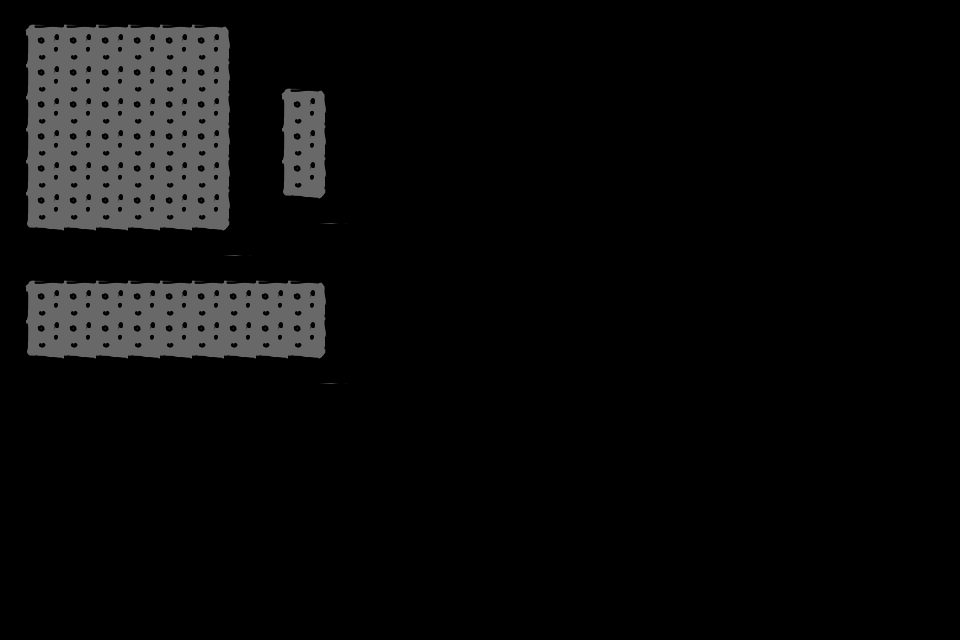

This is a level from a 2D game, rendered from its Tiled map with the project's own tilesets. A one-line summary and the complete map file follow:
An orthogonal 30x20 tile map with 32x32 px tiles, 1 tile layer (floor) and 8 objects.

<map version="1.10" tiledversion="1.11.2" orientation="orthogonal" renderorder="right-down" width="30" height="20" tilewidth="32" tileheight="32" infinite="0" nextlayerid="5" nextobjectid="28">
 <tileset firstgid="1" source="tileset.tsx" />
 <layer id="1" name="floor" width="30" height="20">
  <data encoding="csv">
1,2,2,2,2,2,2,3,0,0,0,0,0,0,0,0,0,0,0,0,0,0,0,0,0,0,0,0,0,0,
17,18,18,18,18,18,18,19,0,0,0,0,0,0,0,0,0,0,0,0,0,0,0,0,0,0,0,0,0,0,
17,18,18,18,18,18,18,19,1,2,3,0,0,0,0,0,0,0,0,0,0,0,0,0,0,0,0,0,0,0,
17,18,18,18,18,18,18,19,17,18,19,0,0,0,0,0,0,0,0,0,0,0,0,0,0,0,0,0,0,0,
17,18,18,18,18,18,18,19,17,18,19,0,0,0,0,0,0,0,0,0,0,0,0,0,0,0,0,0,0,0,
17,18,18,18,18,18,18,19,17,18,19,0,0,0,0,0,0,0,0,0,0,0,0,0,0,0,0,0,0,0,
17,18,18,18,18,18,18,19,33,34,35,0,0,0,0,0,0,0,0,0,0,0,0,0,0,0,0,0,0,0,
33,34,34,34,34,34,34,35,0,0,0,0,0,0,0,0,0,0,0,0,0,0,0,0,0,0,0,0,0,0,
1,2,2,2,2,2,2,2,2,2,3,0,0,0,0,0,0,0,0,0,0,0,0,0,0,0,0,0,0,0,
17,18,18,18,18,18,18,18,18,18,19,0,0,0,0,0,0,0,0,0,0,0,0,0,0,0,0,0,0,0,
17,18,18,18,18,18,18,18,18,18,19,0,0,0,0,0,0,0,0,0,0,0,0,0,0,0,0,0,0,0,
33,34,34,34,34,34,34,34,34,34,35,0,0,0,0,0,0,0,0,0,0,0,0,0,0,0,0,0,0,0,
0,0,0,0,0,0,0,0,0,0,0,0,0,0,0,0,0,0,0,0,0,0,0,0,0,0,0,0,0,0,
0,0,0,0,0,0,0,0,0,0,0,0,0,0,0,0,0,0,0,0,0,0,0,0,0,0,0,0,0,0,
0,0,0,0,0,0,0,0,0,0,0,0,0,0,0,0,0,0,0,0,0,0,0,0,0,0,0,0,0,0,
0,0,0,0,0,0,0,0,0,0,0,0,0,0,0,0,0,0,0,0,0,0,0,0,0,0,0,0,0,0,
0,0,0,0,0,0,0,0,0,0,0,0,0,0,0,0,0,0,0,0,0,0,0,0,0,0,0,0,0,0,
0,0,0,0,0,0,0,0,0,0,0,0,0,0,0,0,0,0,0,0,0,0,0,0,0,0,0,0,0,0,
0,0,0,0,0,0,0,0,0,0,0,0,0,0,0,0,0,0,0,0,0,0,0,0,0,0,0,0,0,0,
0,0,0,0,0,0,0,0,0,0,0,0,0,0,0,0,0,0,0,0,0,0,0,0,0,0,0,0,0,0
</data>
 </layer>
 <objectgroup id="4" name="objects">
  <object id="2" gid="4" x="32" y="352" width="32" height="32">
   <properties>
    <property name="color" type="color" value="#ff0000ff" />
    <property name="locked" type="bool" value="false" />
   </properties>
  </object>
  <object id="9" gid="4" x="32" y="320" width="32" height="32">
   <properties>
    <property name="color" type="color" value="#ffff0000" />
    <property name="locked" type="bool" value="false" />
   </properties>
  </object>
  <object id="12" gid="4" x="160" y="320" width="32" height="32">
   <properties>
    <property name="color" type="color" value="#ff00ff00" />
    <property name="locked" type="bool" value="false" />
   </properties>
  </object>
  <object id="4" gid="5" x="288" y="128" width="32" height="32">
   <properties>
    <property name="color" type="color" value="#ff808000" />
    <property name="locked" type="bool" value="true" />
   </properties>
  </object>
  <object id="27" gid="5" x="288" y="192" width="32" height="32">
   <properties>
    <property name="color" type="color" value="#ff800080" />
    <property name="locked" type="bool" value="true" />
   </properties>
  </object>
  <object id="8" gid="6" x="96" y="320" width="32" height="32">
   <properties>
    <property name="locked" type="bool" value="false" />
   </properties>
  </object>
  <object id="11" gid="6" x="288" y="320" width="32" height="32">
   <properties>
    <property name="locked" type="bool" value="false" />
   </properties>
  </object>
  <object id="13" gid="7" x="224" y="320" width="32" height="32">
   <properties>
    <property name="locked" type="bool" value="false" />
   </properties>
  </object>
 </objectgroup>
</map>